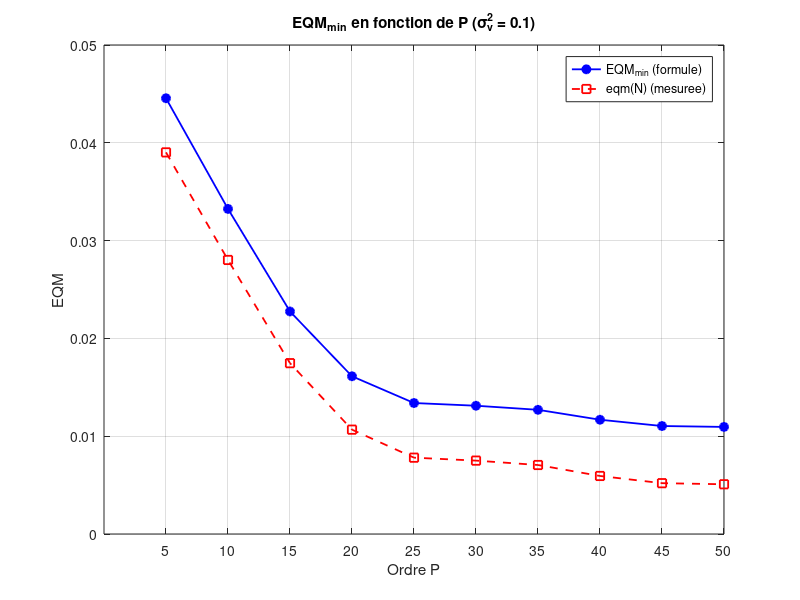

MATLAB code for this plot:
%% Partie 2 - Question (e) : EQM_min en fonction de l'ordre P
clear; clc; close all;
if ~isfolder('figs_partie2'), mkdir('figs_partie2'); end

% Parametres
N     = 1e4;
n     = (1:N)';
w0    = 0.05*pi;
phi   = pi/4;
sigv2 = 0.1;
Plist = 5:5:50;
nP    = length(Plist);

% Signal propre et signal bruite (meme realisation pour tous les P)
d = sin(n*w0 + phi);
x = d + sqrt(sigv2)*randn(N,1);

EQMmin = zeros(1, nP);
eqmN   = zeros(1, nP);     % eqm(N) mesuree, pour comparaison

for m = 1:nP
    P = Plist(m);

    % Filtre de Wiener d'ordre P
    rx = xcorr(x, P-1, 'biased'); rx = rx(P:end);
    rd = xcorr(d, P-1, 'biased'); rd = rd(P:end);
    wopt = toeplitz(rx) \ rd;
    dhat = filter(wopt, 1, x);

    % EQM_min theorique
    EQMmin(m) = rd(1) - wopt' * rd;

    % eqm(N) mesuree (boucle for)
    S = 0;
    for k = 1:N
        S = S + (d(k) - dhat(k))^2;
    end
    eqmN(m) = S / N;

    fprintf('P = %2d : EQM_min = %.4f | eqm(N) = %.4f\n', P, EQMmin(m), eqmN(m));
end

% Figure 35 : EQM_min en fonction de P
figure;
plot(Plist, EQMmin, 'b-o', 'LineWidth', 1.3, 'MarkerFaceColor', 'b'); hold on;
plot(Plist, eqmN, 'r--s', 'LineWidth', 1.3);
grid on;
xlabel('Ordre P'); ylabel('EQM');
title('EQM_{min} en fonction de P (\sigma_v^2 = 0.1)');
legend('EQM_{min} (formule)', 'eqm(N) (mesuree)', 'Location', 'best');
xticks(Plist);
saveas(gcf, 'figs_partie2/fig35.png');
